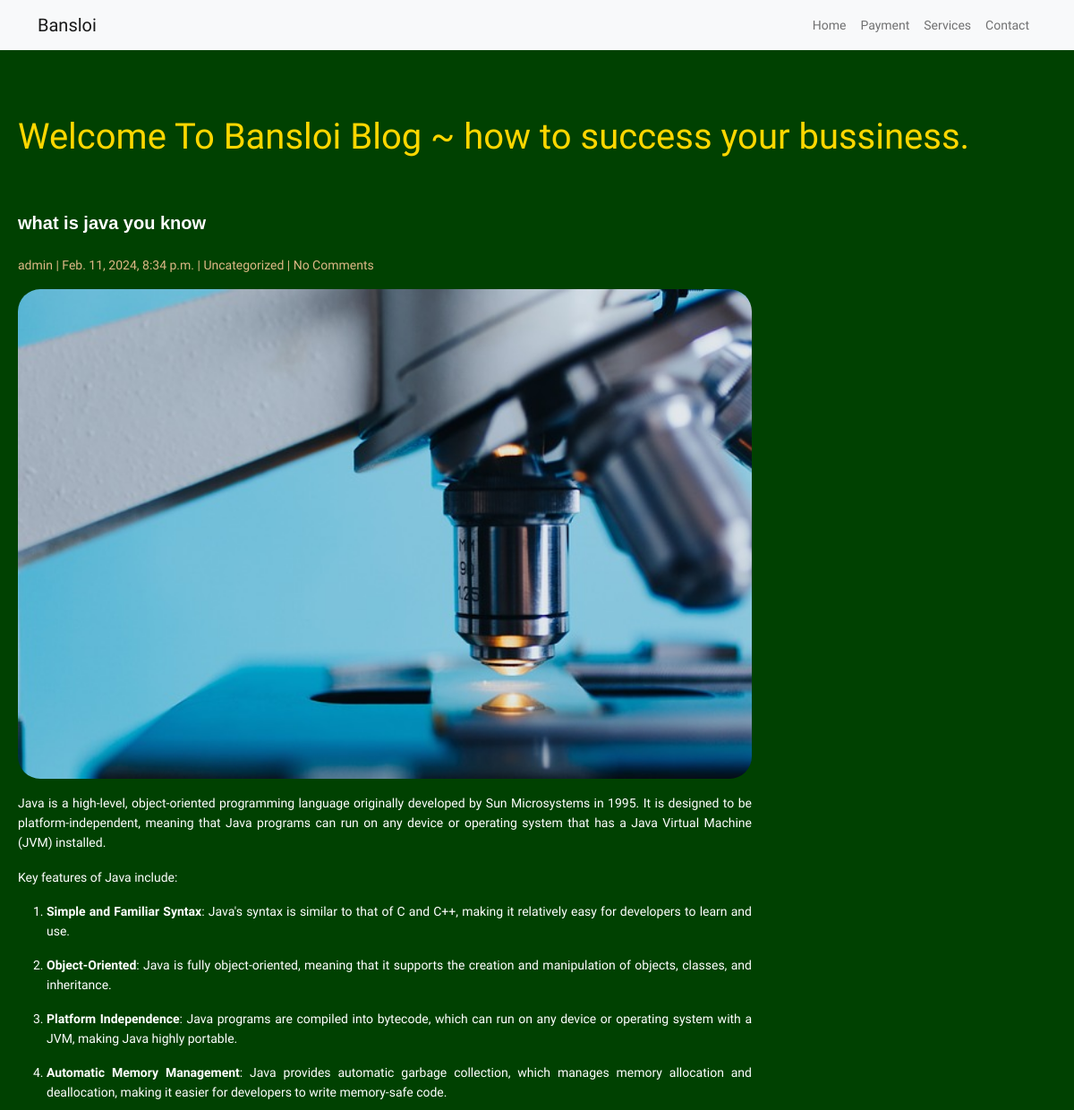
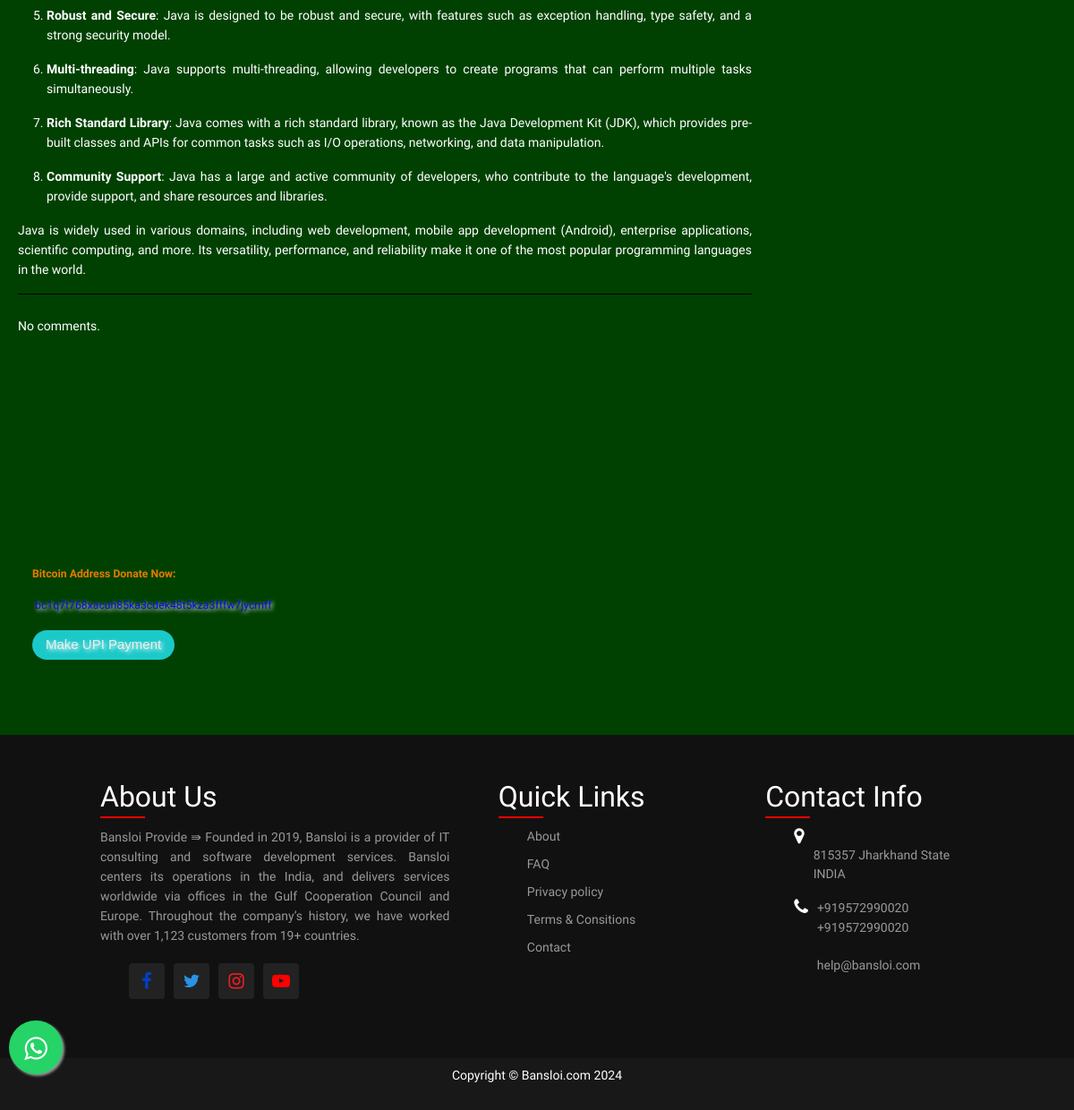
Page /post/what-is-java-you-know/ on the committed database (2 pictures, top to bottom).
### post/models.py (models this page shows, shortened)
class Post(models.Model):
    DRAFT = 'draft'
    PUBLISHED = 'published'
    STATUS_CHOICES = [
        (DRAFT, 'Draft'),
        (PUBLISHED, 'Published'),
    ]
    title = models.CharField(max_length=200, unique=True)
    meta_title = models.CharField(max_length=200, blank=True)
    meta_description = models.CharField(max_length=350, blank=True)
    slug = models.SlugField(unique=True, blank=True)
    image = models.ImageField(upload_to='img/')
    content = HTMLField()
    published = models.DateTimeField(default=timezone.now)
    created = models.DateTimeField(auto_now_add=True)
    updated = models.DateTimeField(blank=True, null=True)
    status = models.CharField(max_length=20, choices=STATUS_CHOICES, default=DRAFT)
    categories = models.ManyToManyField(Category)
    tags = models.CharField(blank=True, max_length=100)
    author = models.ForeignKey(Author, on_delete=models.CASCADE)
    featured = models.BooleanField(default=False)
    visit_count = models.IntegerField(default=0)
    comments_enabled = models.BooleanField(default=True)
    objects = models.Manager()

### post/author.py (models this page shows)
class Author(models.Model):
    author = models.OneToOneField(User, on_delete= models.CASCADE)
    email = models.EmailField(unique=True, blank=True, null=True)
    first_name = models.CharField(max_length=100, null=True, blank=True, verbose_name='First Name')
    last_name = models.CharField(max_length=100, null=True, blank=True,verbose_name='Last Name')
    designation = models.CharField(max_length=10, null=True)
    author_image = models.ImageField(upload_to='author/',verbose_name='Author Profile Image',blank=True, null=True)
    auth_status = models.CharField(max_length=100, null=True)
    class Meta:
        verbose_name_plural = 'Author'
    def __str__(self):
        return self.author.username

### post/views.py (the view)
# urls.py: path('post/<slug:slug>/', detail_view, name="post_detail"),
def detail_view(request, slug=None):
    qs = get_object_or_404(Post, slug=slug)
    context = {"blog": qs}
    return render(request,'blog/post_detail.html',context)

### templates/blog/post_detail.html (shortened to what this page needs)
{% extends 'base/base.html' %}
{% load static %}
{% block content %}
<!DOCTYPE html>
<html lang="en">
<head>
    <link rel="stylesheet" href="{% static 'blog/css/blog.css' %}">
</head>
<body>
    <section class="bg">
       <div>
            <div>
                <h1>Welcome To Bansloi Blog ~ how to success your bussiness.</h1>
            </div>
           <article class="blog-article clear">
                <div class="blog-details">
                    <h3>{{blog.title}}</h3>
                    <div class="admin">
                        <div class="ab"><a style="color: burlywood;" href="">{{blog.author}}</a></div>
                        <div class="cd"><span> | {{blog.published}} </span></div>
                        <div class="ef"><span> | Uncategorized</span></div>
                        <div class="gh"><span> | No Comments</span></div>
                    </div>
                    <picture>
                        <a  href="https://bansloi.com/images">
                         <img  src="{{blog.image.url}}" alt="img" >
                        </a>
                    </picture>
                    <p>{{blog.content|safe}}</p>
                </div>
                <p style="color: white; margin-top: 3%;">No comments.</p>
           </article>
        </div>
   </section>
</body>
</html>
{% endblock content %}

### static_in_env/blog/css/blog.css (style rules this page uses)
body { margin: 0%; padding: 0%; background-color: #004101; font-family: "OpenSans-Regular", sans-serif; font-size: 14px; color: white; }
h1 { margin-top: 2%; margin-left: 20px; color: gold; }
.blog-article { margin-left: 20px; margin-top: 5%; margin-right: 30%; }
.admin { margin-top: 3%; margin-bottom: 2%; }
.ab, .cd, .ef, .gh { display: inline; color: burlywood; }
h3 { font-size: 20px; color: white; font-weight: bold; font-family: "AlegreyaSans-Bold", sans-serif; }
a { text-decoration: none; }
p { color: white; font-size: 14px; line-height: 22px; text-align: justify; margin-bottom: 2%; }
.blog-details { border-bottom: 1px solid black; }
.clear { margin-bottom: 20%; }

### static_in_env/footer/css/footer.css (style rules this page uses)
* { margin: 0; padding: 0; box-sizing: border-box; font-family: "Poopins", sans-serif; }

### templates/blog/post_detail.html (style rules this page uses)
img { width: 100%; border-radius: 25px; }

### rows in the picture
Post: title "what is java you know", author "admin", published "Feb. 11, 2024, 8:34 p.m.", image (picture), content "Java is a high-level, object-oriented programming language originally developed by Sun Microsystems in 1995. It is designed to be platform-independent, meaning that Java programs can run on any device or operating system that has a Java Virtual Machine (JVM) installed. Key features of Java include: Simple and Familiar Syntax : Java's syntax is similar to that of C and C++, making it relatively easy for developers to learn and use. Object-Oriented : Java is fully object-oriented, meaning that it supports the creation and manipulation of objects, classes, and inheritance. Platform Independence : Java programs are compiled into bytecode, which can run on any device or operating system with a…"
